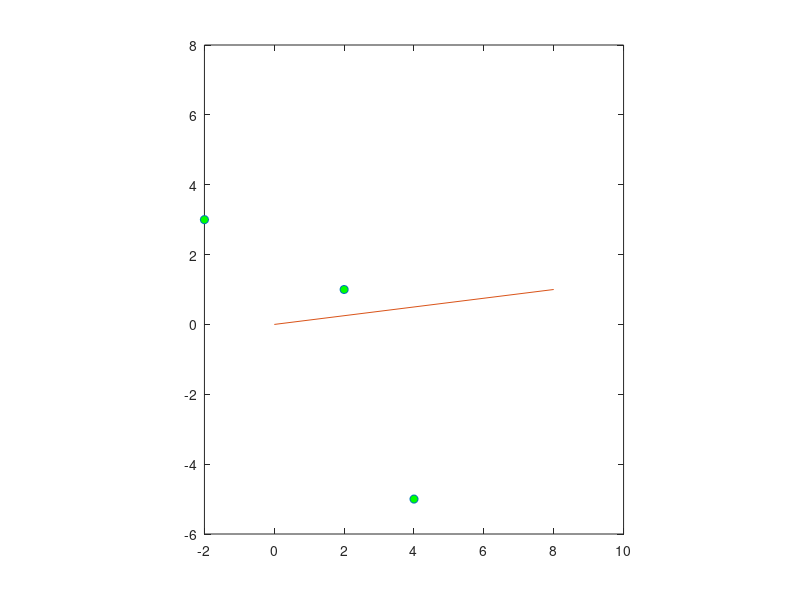

Reproduce this figure in MATLAB. (Note: this script raises an error after producing the figure.)
points=[-2,3;-3,4;4,-5;2,1]
o=[0,0];
b=[8,1];
ns=nan(4,2);
height=nan(4,1);
figure();
plot(points(:,1),points(:,2),'Marker','o','MarkerFaceColor','g','LineStyle','none');
hold on 
plot([o(1),b(1)],[o(2),b(2)])
set(gca,'YLim',[-6,8],'XLim',[-2,10]);
axis equal
for i=1:4
    [ns(i,:),height(i)]=projpoint(o,b,points(i,:));
    text(points(i,1)+0.1,points(i,2)+0.1,num2str(i))
    plot([points(i,1),ns(i,1)],[points(i,2),ns(i,2)],'b')
end